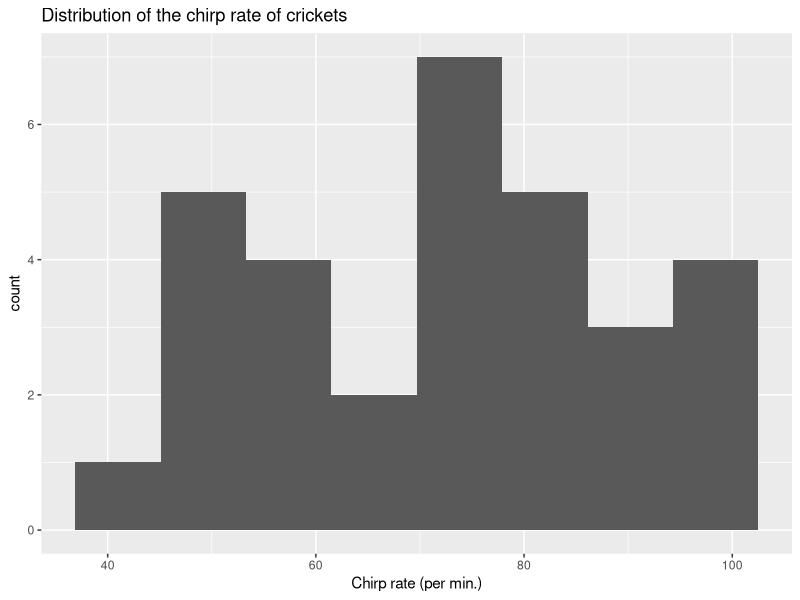
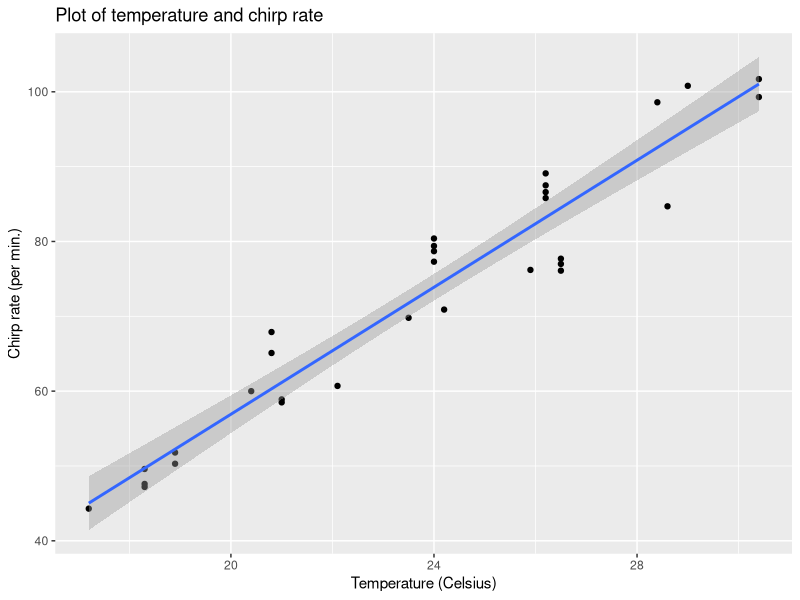
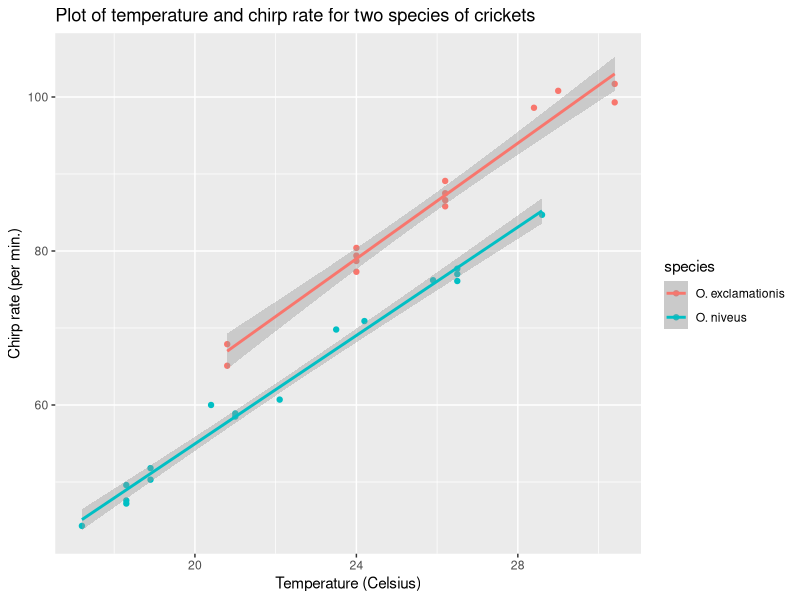
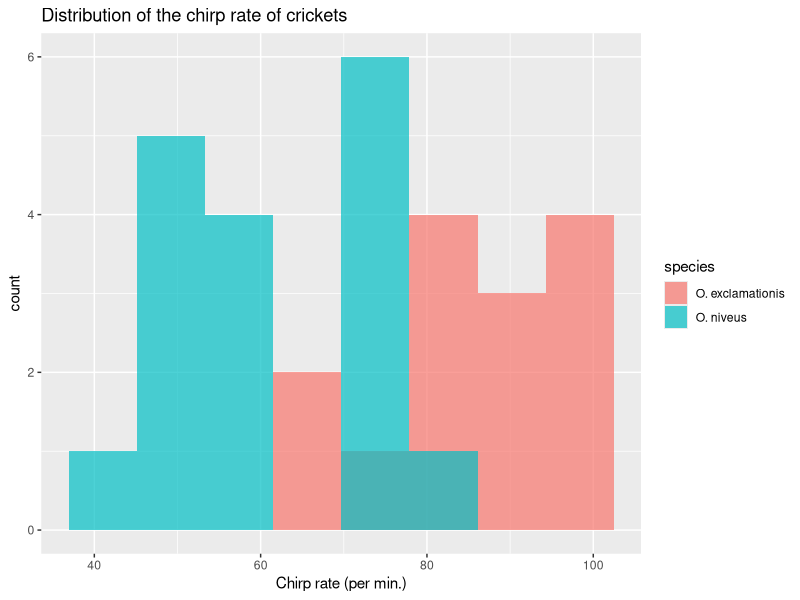
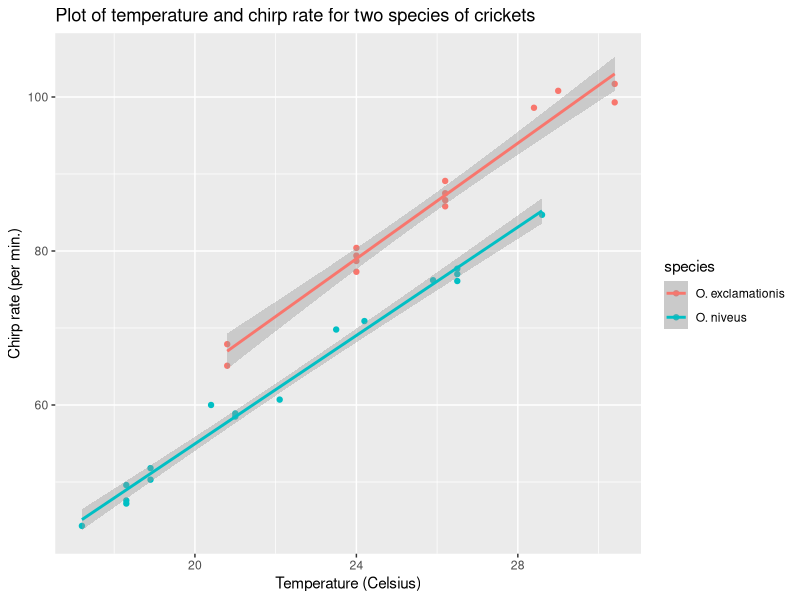
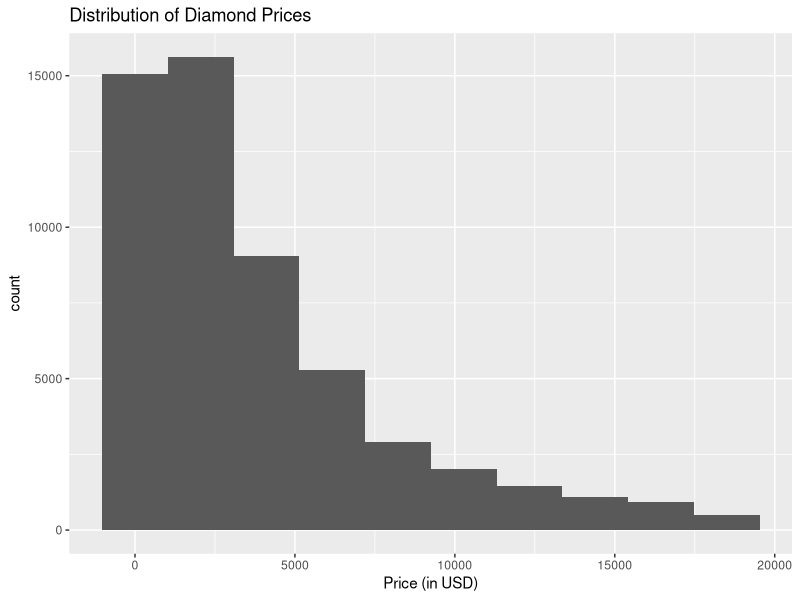
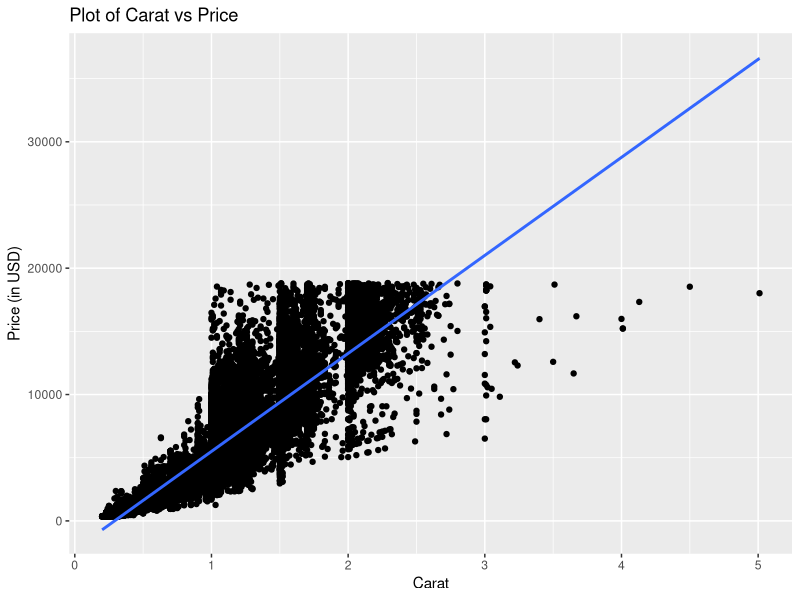
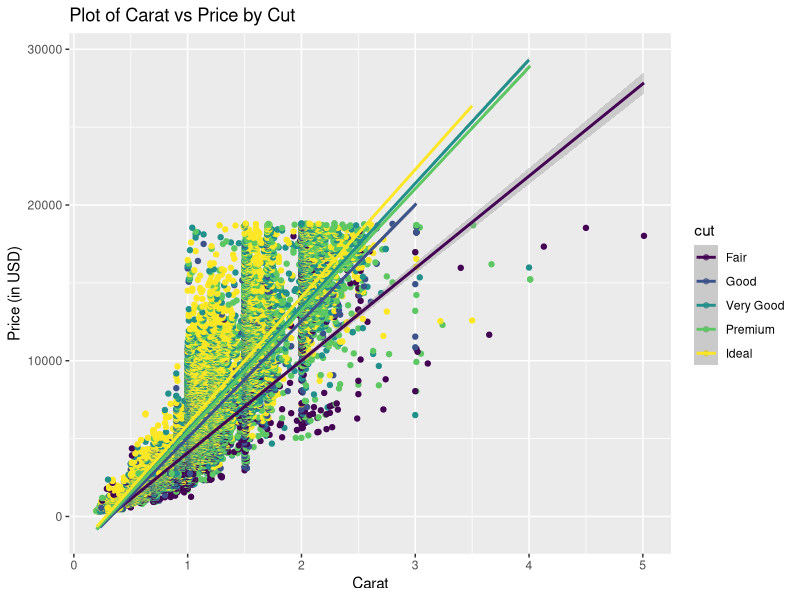

The R source for these figures, in order:
## ---- chunk 1
knitr::opts_chunk$set(echo = TRUE)
library('tidyverse') ; 
library('modeldata')
## ---- chunk 2
data(crickets, package = "modeldata")
names(crickets)
## ---- chunk 3
summary(crickets)
ggplot(crickets, aes(x = rate)) +
  geom_histogram(bins = 8) + 
  ggtitle("Distribution of the chirp rate of crickets") +
  xlab('Chirp rate (per min.)') +
  scale_fill_manual(values = c("blue", "red"))
## ---- chunk 4
ggplot(crickets, aes(x = temp, y = rate)) +
  geom_point() + 
  geom_smooth(method = 'lm') +
  ggtitle("Plot of temperature and chirp rate") +
  ylab('Chirp rate (per min.)') +
  xlab('Temperature (Celsius)')

temp_lm <- lm(rate ~ temp, crickets)

summary.lm(temp_lm)
## ---- chunk 5
ggplot(crickets, aes(x = temp, y = rate, color = species)) +
  geom_point() + 
  geom_smooth(method = 'lm') +
  ggtitle("Plot of temperature and chirp rate for two species of crickets") +
  ylab('Chirp rate (per min.)') +
  xlab('Temperature (Celsius)')

species_lm <- lm(rate ~ temp + species, crickets)

summary.lm(species_lm)
## ---- chunk 6
ggplot(crickets, aes(x = rate, fill = species)) +
  geom_histogram(position = 'identity', alpha = 0.7, bins = 8) + 
  ggtitle("Distribution of the chirp rate of crickets") +
  xlab('Chirp rate (per min.)')
## ---- chunk 7
ggplot(crickets, aes(x = temp, y = rate, color = species)) +
  geom_point() + 
  geom_smooth(method = 'lm') +
  ggtitle("Plot of temperature and chirp rate for two species of crickets") +
  ylab('Chirp rate (per min.)') +
  xlab('Temperature (Celsius)')
  
species_x_temp_lm <- lm(rate ~ temp + species + temp:species, crickets) 
summary.lm(species_x_temp_lm)

anova(species_lm, species_x_temp_lm)
## ---- chunk 8
knitr::opts_chunk$set(echo = TRUE)
library('ggplot2')
## ---- chunk 9
data("diamonds")
names(diamonds)
## ---- chunk 10
summary(diamonds)
ggplot(diamonds, aes(x = price)) +
  geom_histogram(bins = 10) + 
  ggtitle("Distribution of Diamond Prices") +
  xlab('Price (in USD)')
## ---- chunk 11
ggplot(diamonds, aes(x = carat, y = price)) +
  geom_point() + 
  geom_smooth(method = 'lm') +
  ggtitle("Plot of Carat vs Price") +
  ylab('Price (in USD)') +
  xlab('Carat')

carat_lm <- lm(price ~ carat, diamonds)

summary.lm(carat_lm)
## ---- chunk 12
ggplot(diamonds, aes(x = carat, y = price, color = cut)) +
  geom_point() + 
  geom_smooth(method = 'lm') +
  ggtitle("Plot of Carat vs Price by Cut") +
  ylab('Price (in USD)') +
  xlab('Carat')

cut_color_lm <- lm(price ~ carat + cut + color, diamonds)

summary.lm(cut_color_lm)
## ---- chunk 13

ggplot(diamonds, aes(x = carat, y = price, color = cut)) +
  geom_point() + 
  geom_smooth(method = 'lm') +
  ggtitle("Carat vs Price by Cut") +
  ylab('Price (in USD)') +
  xlab('Carat')

interaction_lm <- lm(price ~ carat * cut, diamonds)

summary.lm(interaction_lm)

anova(carat_lm, interaction_lm)
